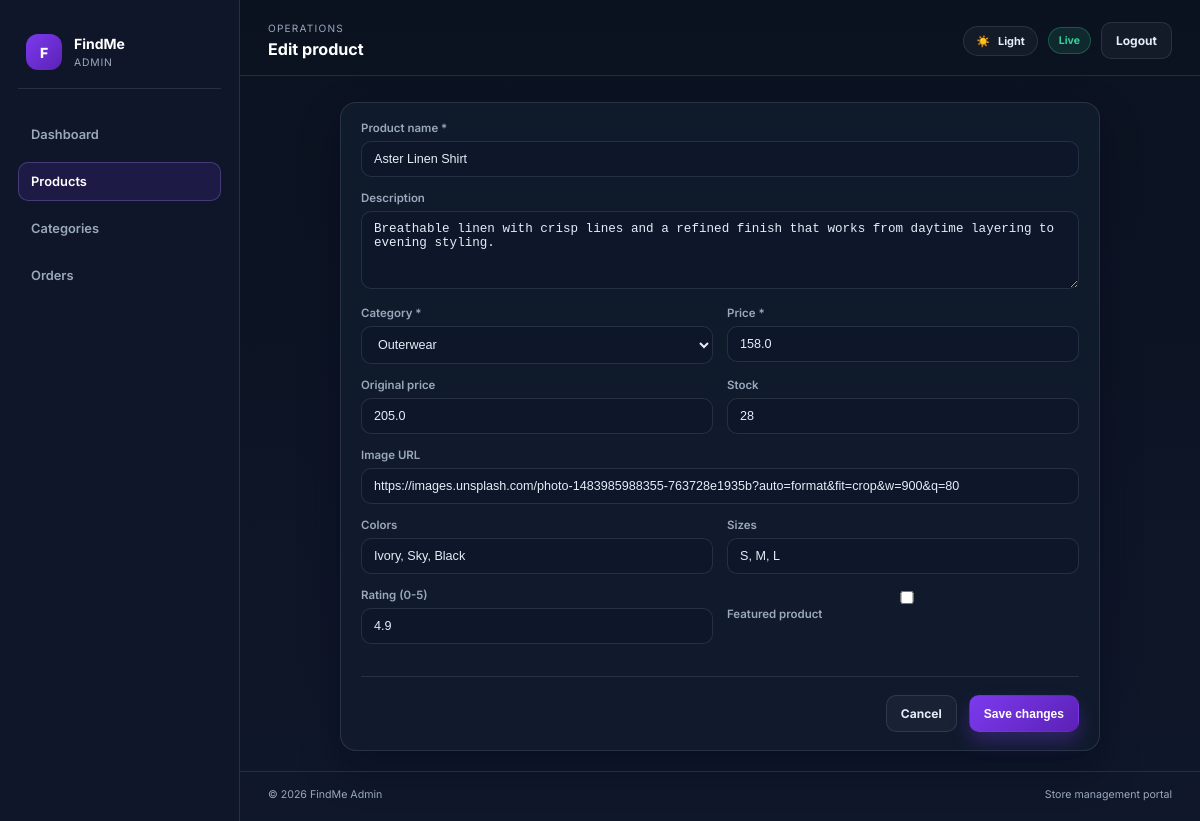
Page /admin/products/edit/4 (signed in) on the committed database.
### models.py (models this page shows)
class Product(db.Model):
    __tablename__ = 'products'
    id = db.Column(db.Integer, primary_key=True)
    name = db.Column(db.String(255), nullable=False)
    description = db.Column(db.Text)
    price = db.Column(db.Float, nullable=False)
    old_price = db.Column(db.Float)
    image = db.Column(db.String(500))
    gallery = db.Column(db.JSON)  # List of image URLs
    category_id = db.Column(db.Integer, db.ForeignKey('categories.id'), nullable=False)
    colors = db.Column(db.JSON)  # List of colors
    sizes = db.Column(db.JSON)  # List of sizes
    stock = db.Column(db.Integer, default=0)
    featured = db.Column(db.Boolean, default=False)
    rating = db.Column(db.Float, default=5.0)
    reviews_count = db.Column(db.Integer, default=0)
    created_at = db.Column(db.DateTime, default=datetime.utcnow)
    updated_at = db.Column(db.DateTime, default=datetime.utcnow, onupdate=datetime.utcnow)
    reviews = db.relationship('Review', backref='product', lazy=True, cascade='all, delete-orphan')
    order_items = db.relationship('OrderItem', backref='product', lazy=True)

class Category(db.Model):
    __tablename__ = 'categories'
    id = db.Column(db.Integer, primary_key=True)
    name = db.Column(db.String(120), unique=True, nullable=False)
    description = db.Column(db.Text)
    created_at = db.Column(db.DateTime, default=datetime.utcnow)
    products = db.relationship('Product', backref='category', lazy=True, cascade='all, delete-orphan')

### app.py (the view, shortened to what this page needs)
@app.route('/admin/products/edit/<int:product_id>', methods=['GET', 'POST'])
def admin_edit_product(product_id):
    if 'admin_id' not in session:
        return redirect(url_for('admin_login'))
    product = Product.query.get_or_404(product_id)
    categories = Category.query.all()
    return render_template('admin/edit_product.html', product=product, categories=categories)

### app.py (called while the page is built)
@app.context_processor
def inject_cart_data():
    cart = session.get('cart', {})
    item_count = sum(cart.values())
    subtotal = 0
    for product_id, quantity in cart.items():
        product = Product.query.get(int(product_id))
        if product:
            subtotal += product.price * quantity
    return {'cart_count': item_count, 'cart_subtotal': subtotal}

### templates/admin/edit_product.html (shortened to what this page needs)
{% extends 'admin/base.html' %}
{% block page_title %}Edit product{% endblock %}
{% block content %}
<div class="admin-panel" style="max-width: 760px; margin: 0 auto;">
  <form method="POST">
    <div class="form-group">
      <label>Product name *</label>
      <input type="text" name="name" value="{{ product.name }}" required />
    </div>
    <div class="form-group">
      <label>Description</label>
      <textarea name="description" rows="4">{{ product.description }}</textarea>
    </div>
    <div class="form-row">
      <div class="form-group">
        <label>Category *</label>
        <select name="category_id" required>
          {% for category in categories %}
            <option value="{{ category.id }}" {% if category.id == product.category_id %}selected{% endif %}>{{ category.name }}</option>
          {% endfor %}
        </select>
      </div>
      <div class="form-group">
        <label>Price *</label>
        <input type="number" name="price" step="0.01" value="{{ product.price }}" required />
      </div>
    </div>
    <div class="form-row">
      <div class="form-group">
        <label>Original price</label>
        <input type="number" name="old_price" step="0.01" value="{{ product.old_price or '' }}" />
      </div>
      <div class="form-group">
        <label>Stock</label>
        <input type="number" name="stock" value="{{ product.stock }}" />
      </div>
    </div>
    <div class="form-group">
      <label>Image URL</label>
      <input type="url" name="image" value="{{ product.image }}" />
    </div>
    <div class="form-row">
      <div class="form-group">
        <label>Colors</label>
        <input type="text" name="colors" value="{{ product.colors|join(', ') if product.colors else '' }}" />
      </div>
      <div class="form-group">
        <label>Sizes</label>
        <input type="text" name="sizes" value="{{ product.sizes|join(', ') if product.sizes else '' }}" />
      </div>
    </div>
    <div class="form-row">
      <div class="form-group">
        <label>Rating (0-5)</label>
        <input type="number" name="rating" min="0" max="5" step="0.1" value="{{ product.rating }}" />
      </div>
      <div class="form-group checkbox-row">
        <label class="checkbox-label"><input type="checkbox" name="featured" {% if product.featured %}checked{% endif %} /> Featured product</label>
      </div>
    </div>
    <div class="form-actions">
      <a href="{{ url_for('admin_products') }}" class="admin-button admin-button-secondary">Cancel</a>
      <button type="submit" class="admin-button admin-button-primary">Save changes</button>
    </div>
  </form>
</div>
{% endblock %}

### static/css/admin.css (style rules this page uses)
:root { --admin-bg: #0b1220; --admin-panel: #111827; --admin-panel-strong: #0f172a; --admin-card: #111c2d; --admin-line: rgba(148, 163, 184, 0.18); --admin-text: #e5edf8; --admin-muted: #9aa8bd; --admin-accent: #7c3aed; --admin-accent-soft: #a78bfa; --admin-success: #34d399; --admin-warning: #fbbf24; --admin-danger: #f87171; --admin-shadow: 0 18px 38px rgba(2, 6, 23, 0.35); }
* { box-sizing: border-box; }
html, body { margin: 0; min-height: 100%; font-family: "Inter", sans-serif; background: linear-gradient(180deg, var(--admin-bg) 0%, #0f172a 100%); color: var(--admin-text); font-size: 14px; }
body a { color: inherit; text-decoration: none; }
.admin-body { min-height: 100vh; }
.admin-button { display: inline-flex; align-items: center; justify-content: center; border-radius: 10px; border: 1px solid transparent; padding: 10px 14px; font-size: 0.86rem; font-weight: 700; cursor: pointer; transition: 0.2s ease; }
.admin-button-primary { background: linear-gradient(135deg, var(--admin-accent) 0%, #5b21b6 100%); color: white; box-shadow: 0 10px 18px rgba(124, 58, 237, 0.28); }
.admin-button-secondary, .admin-button-ghost { background: rgba(148, 163, 184, 0.06); border-color: var(--admin-line); color: var(--admin-text); }
.stat-card, .admin-panel, .category-card, .admin-login-card { background: rgba(17, 28, 45, 0.92); border: 1px solid var(--admin-line); border-radius: 16px; box-shadow: var(--admin-shadow); }
.admin-panel { padding: 18px 20px; }
.form-group { margin-bottom: 14px; }
.form-group label { display: block; margin-bottom: 6px; font-size: 0.82rem; color: var(--admin-muted); font-weight: 600; }
.form-group input, .form-group textarea, .form-group select { width: 100%; border: 1px solid var(--admin-line); background: rgba(15, 23, 42, 0.9); color: var(--admin-text); border-radius: 10px; padding: 10px 12px; font-size: 0.9rem; }
.form-group input::placeholder, .form-group textarea::placeholder { color: var(--admin-muted); }
.form-row { display: grid; grid-template-columns: repeat(2, minmax(0, 1fr)); gap: 14px; }
.form-actions { display: flex; justify-content: flex-end; gap: 12px; padding-top: 18px; margin-top: 18px; border-top: 1px solid var(--admin-line); }

### rows in the picture
Product: name "Aster Linen Shirt", description "Breathable linen with crisp lines and a refined finish that works from daytime layering to evening styling.", category_id "Outerwear", price "158.0", old_price "205.0", stock "28", image "https://images.unsplash.com/photo-1483985988355-763728e1935b?auto=format&fit=crop&w=900&q=80", colors "Ivory, Sky, Black", sizes "S, M, L", rating "4.9"
